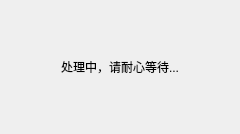
<?xml version="1.0" encoding="UTF-8"?>
<ui version="4.0">
 <class>Dialog</class>
 <widget class="QDialog" name="Dialog">
  <property name="geometry">
   <rect>
    <x>0</x>
    <y>0</y>
    <width>240</width>
    <height>134</height>
   </rect>
  </property>
  <property name="windowTitle">
   <string>Dialog</string>
  </property>
  <layout class="QGridLayout" name="gridLayout">
   <item row="0" column="0">
    <layout class="QVBoxLayout" name="verticalLayout">
     <item>
      <spacer name="verticalSpacer">
       <property name="orientation">
        <enum>Qt::Vertical</enum>
       </property>
       <property name="sizeHint" stdset="0">
        <size>
         <width>20</width>
         <height>40</height>
        </size>
       </property>
      </spacer>
     </item>
     <item>
      <layout class="QHBoxLayout" name="horizontalLayout">
       <item>
        <spacer name="horizontalSpacer">
         <property name="orientation">
          <enum>Qt::Horizontal</enum>
         </property>
         <property name="sizeHint" stdset="0">
          <size>
           <width>40</width>
           <height>20</height>
          </size>
         </property>
        </spacer>
       </item>
       <item>
        <widget class="QLabel" name="labelfinding">
         <property name="text">
          <string>处理中，请耐心等待...</string>
         </property>
        </widget>
       </item>
       <item>
        <spacer name="horizontalSpacer_2">
         <property name="orientation">
          <enum>Qt::Horizontal</enum>
         </property>
         <property name="sizeHint" stdset="0">
          <size>
           <width>40</width>
           <height>20</height>
          </size>
         </property>
        </spacer>
       </item>
      </layout>
     </item>
     <item>
      <spacer name="verticalSpacer_2">
       <property name="orientation">
        <enum>Qt::Vertical</enum>
       </property>
       <property name="sizeHint" stdset="0">
        <size>
         <width>20</width>
         <height>40</height>
        </size>
       </property>
      </spacer>
     </item>
    </layout>
   </item>
  </layout>
 </widget>
 <resources/>
 <connections/>
</ui>
